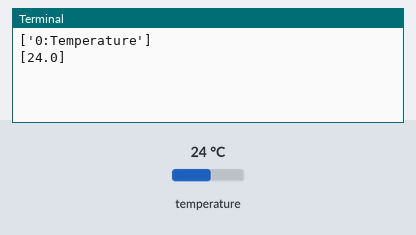
Recording of a program running on a simulated Raspberry Pi (BCM pin numbers). Shown: the last lines printed to the terminal. Inputs (shaded band) come from the test bench; at power-on: temperature 24 °C.

Above: at 1.2 s.
1.3 s: temperature set to 12 °C
At 3.4 s:
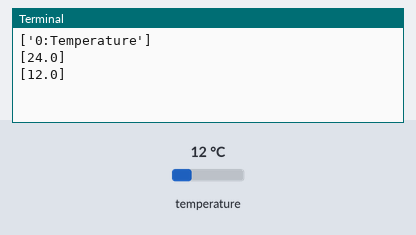
3.7 s: temperature set to 19 °C
At 5.7 s:
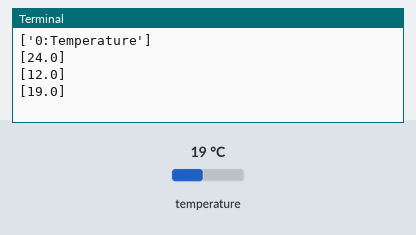
Timing chart, 0 to 7.2 s (numbered marks = the images above; inputs shaded):
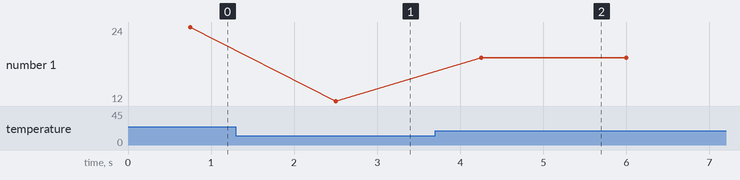

Measured:
- after the input at 1.3 s, the terminal: prints a new line after 1.2 s (image 1)
- after the input at 3.7 s, the terminal: prints a new line after 0.55 s (image 2)
- plotted number 1: 24 → 12 after the input at 1.3 s, 12 → 19 after the input at 3.7 s

The program:

data_1w.py
```python
#!/usr/bin/python3
''' data_1w.py '''
import time
from w1thermsensor import W1ThermSensor

DATANAME = ["0:Temperature"]

class Device:
    ''' One-Wire DS18B20 device class '''
    def __init__(self):
        self.device = W1ThermSensor()
        self.name = DATANAME

    def get_name(self):
        ''' Return channel names '''
        return self.name

    def get_new(self):
        ''' Get new data set from device '''
        data = []
        data.append(self.device.get_temperature())
        return data

def main():
    ''' Main test '''
    onewire = Device()
    print(str(onewire.get_name()))
    for i in range(10):
        data_values = onewire.get_new()
        print(str(data_values))
        time.sleep(1)

if __name__ == '__main__':
    main()
#End
```
